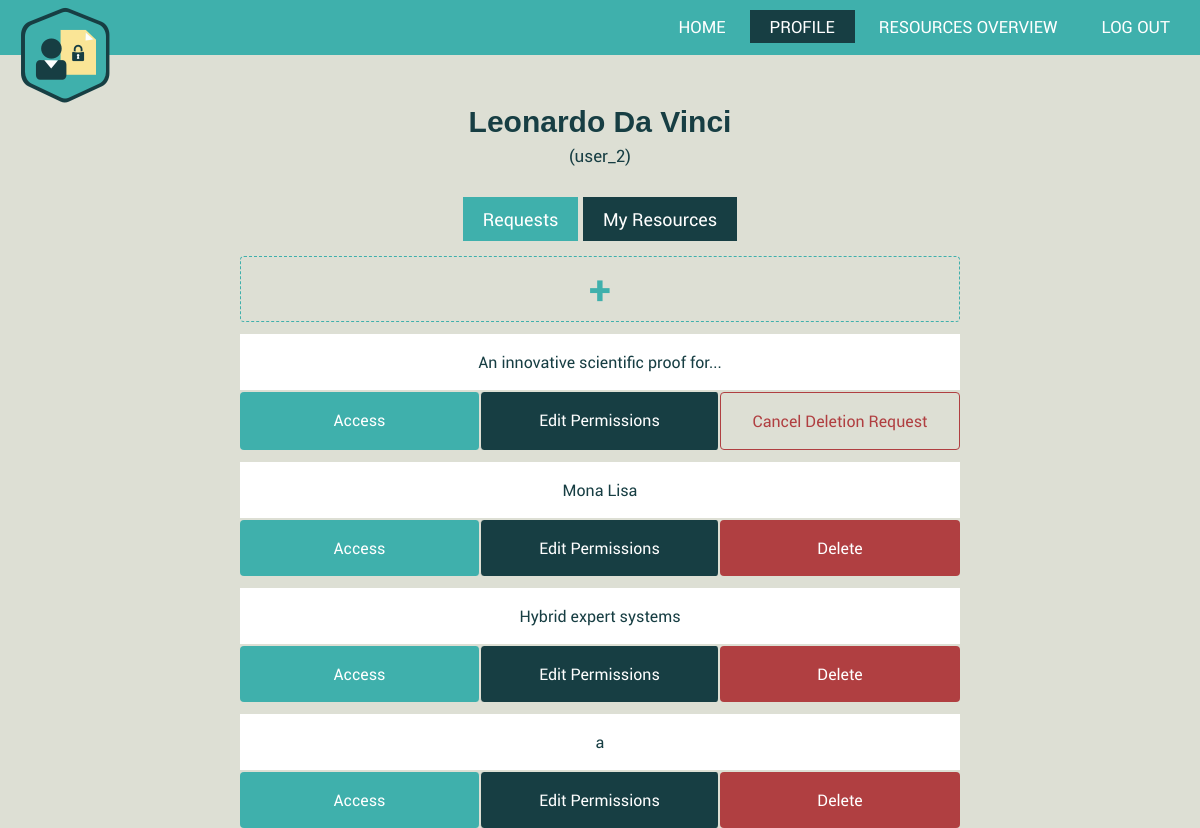
The page /profile/my-resources/ (signed in) on the database as committed earlier.
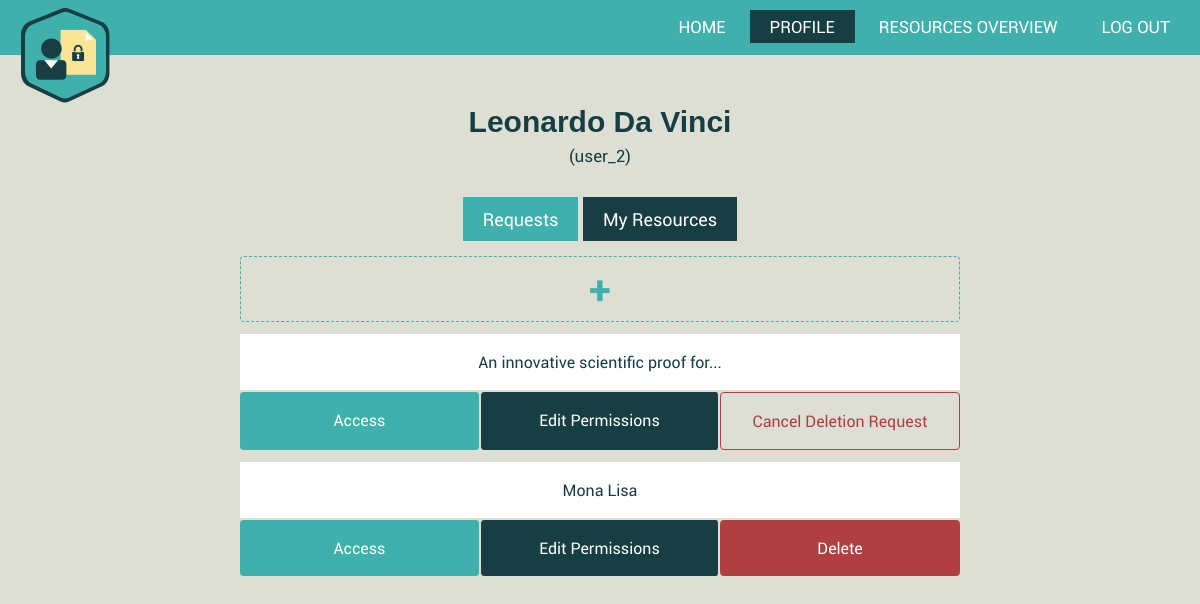
The same page on the database as committed later.
### AuthorizationManagement/models.py (models this page shows)
class Resource(models.Model):
    type = models.CharField(max_length=50, default = '')
    name = models.CharField(max_length=150, default = '')
    description = models.CharField(max_length=250, default = '')
    creationDate = models.DateTimeField(default=datetime.now, blank=True)
    readers = models.ManyToManyField(CustomUser, related_name= 'reader')
    owners = models.ManyToManyField(Owner, related_name= 'owner')
    link = models.FileField(upload_to='')

### AuthorizationManagement/views.py (the view)
# urls.py: re_path(r'^profile/my-resources/$', MyResourcesView.as_view(), name = 'my resources' ),
@method_decorator(never_cache, name='dispatch')
@method_decorator(login_required, name='dispatch')
class MyResourcesView(generic.ListView):
    model = Resource
    template_name = 'AuthorizationManagement/my-resources.html'
    deletion_requested = Resource.objects.none()
    def get_queryset(self):
        current_user = Owner.objects.get(id=self.request.user.id)
        return current_user.owner.all()
    def get_context_data(self, **kwargs):
        context = super(MyResourcesView, self).get_context_data(**kwargs)
        context['deletion_requested'] = Resource.objects.filter(
            id__in=DeletionRequest.objects.filter(sender=self.request.user).values('resource_id'))
        context['is_admin'] = self.request.user.is_staff
        return context

### AuthorizationManagement/templates/AuthorizationManagement/my-resources.html (shortened to what this page needs)
{% extends "AuthorizationManagement/profile.html" %}
{% block styles %}
{% load static %}
<link rel="stylesheet" type="text/css" href="{% static 'AuthorizationManagement/css/modal-dialog-info.css' %}" />
<link rel="stylesheet" type="text/css" href="{% static 'AuthorizationManagement/css/modal-dialog-req.css' %}" />
<link rel="stylesheet" type="text/css" href="{% static 'AuthorizationManagement/css/profile.css' %}" />
<link rel="stylesheet" type="text/css" href="{% static 'AuthorizationManagement/css/my-resources.css' %}" />
{% endblock %}
{% block requests_or_resources %}
<div class="mini-nav">
   <a href="/profile/" class="noncurrent">Requests</a></li>
   <a href="/profile/my-resources" class="current">My Resources</a></li>
</div>
<div class="resources-container">
   <a href="/profile/my-resources/add-new-resource" class="create-resource"><strong>+</strong></a>
   <br>
   {% for resource in resource_list %}
   <a href="#{{resource.id}}" class="res-name"> {{resource.name}} </a>
   <a href="../../resources/{{resource.id}}" class="acc-btn">Access</a>
   <a href="/profile/my-resources/{{resource.id}}-edit-users-permissions" class="edit-perm"> Edit Permissions</a>
   {% if resource in deletion_requested %}
   <a href="#cancel-deletion-request-{{resource.id}}" class="cancel-del-req"> Cancel Deletion Request </a>
   <br>
   {% else %}
   {% if is_admin %}
   <a href="#delete-resource-{{resource.id}}" class="delete-btn"> Delete </a>
   <div id="delete-resource-{{resource.id}}" class="modalDialog">
      <div>
         <a href="" title="Close" id="x"> x </a>
         <form action="/delete-resource/{{resource.id}}" method="post">
            {% csrf_token %}
            <div class = "row">
               <p> Are you sure you want to <strong>delete</strong> the resource
                  <strong>{{resource.name}}</strong>?
               </p>
               <br>
            </div>
            <div class="row">
               <label for="descr">Message: </label><br><br>
               <textarea id="descr" name = "descr" placeholder="optional" maxlength="250" cols = "51" rows = "7"></textarea>
            </div>
            <input id="no" type="submit" value="Yes, delete resource">
            <a href="" title="Close" id="close"> Close </a>
         </form>
      </div>
   </div>
   {% else %}
   <a href="#send-deletion-request-{{resource.id}}" class="delete-btn"> Delete </a>
   {% endif %}
   {% endif %}
   {% endfor %}
</div>
{% endblock %}

Rows that differ between the two databases and show on the page:
removed Resource: name "Hybrid expert systems"
no longer on this page (row edited): Resource: name "a"
